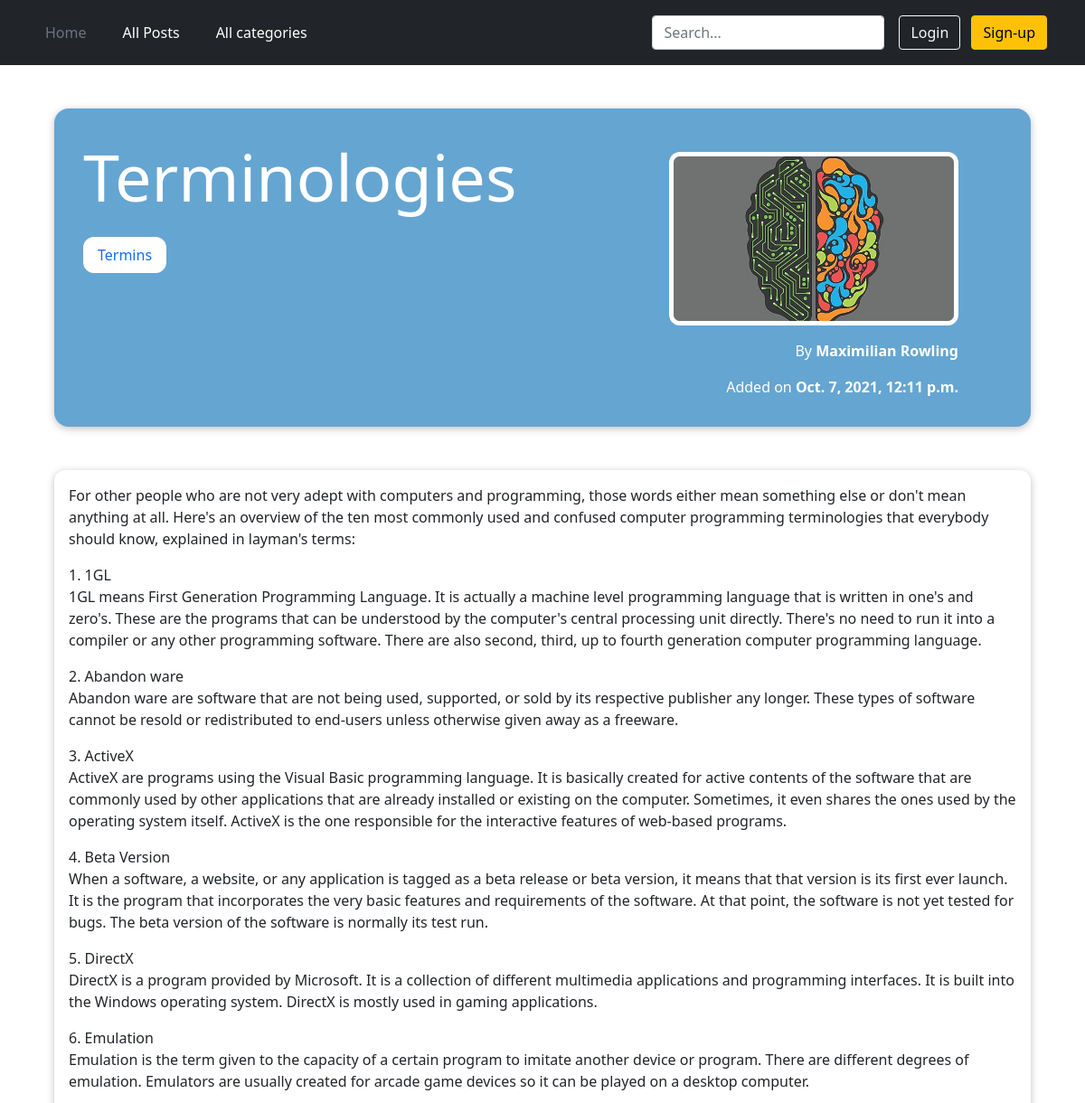
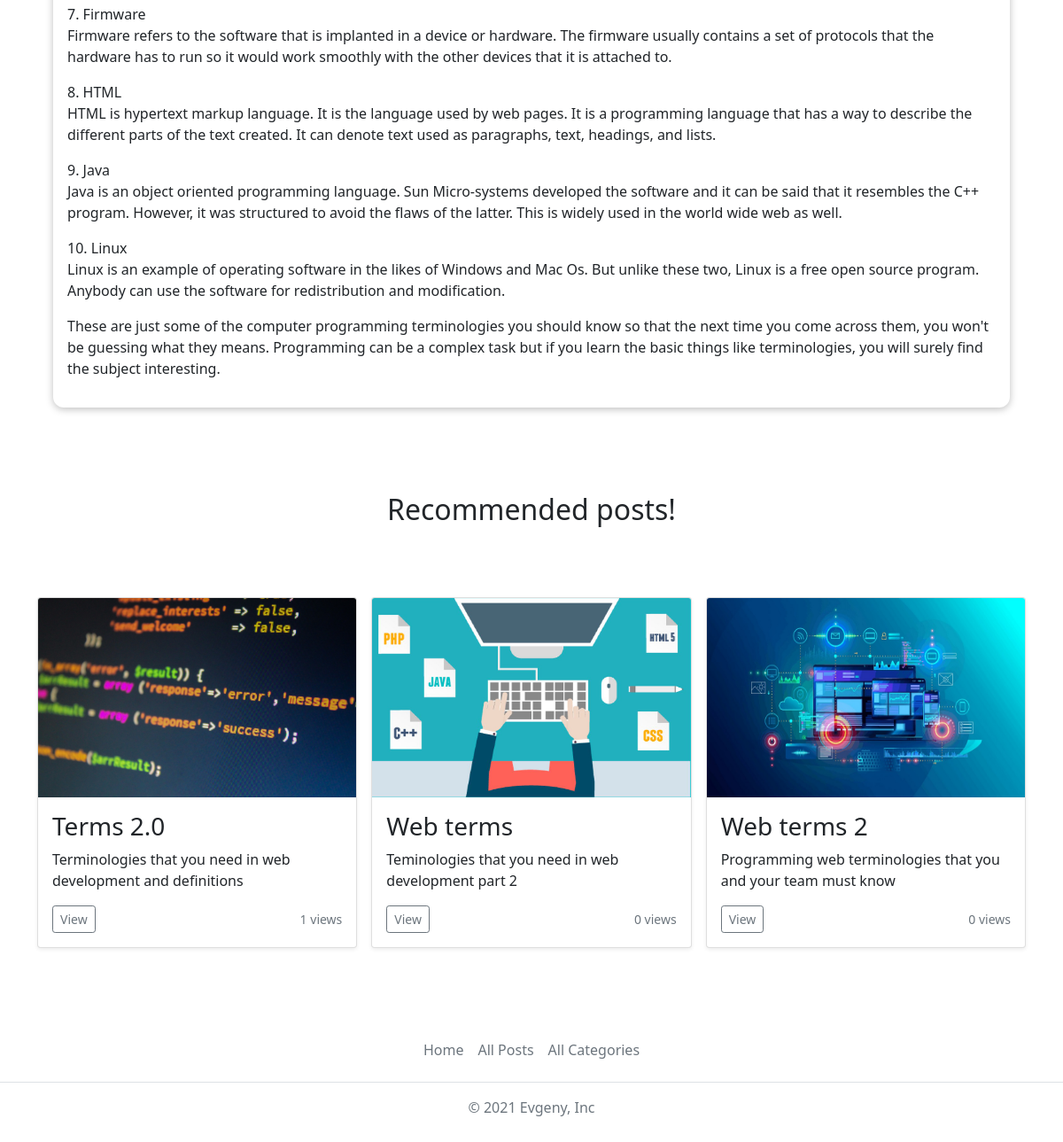
/posts/terminologies, run on the app's committed database (2 pictures, top to bottom).
### blog/models.py (models this page shows, shortened)
class Post(models.Model):
    title = models.CharField(max_length=20)
    views = models.IntegerField(default=0)
    excerpt = models.CharField(max_length=100)
    image = models.ImageField(upload_to='posts', null=True)
    date_time = models.DateTimeField(auto_now_add=True, null=True)
    slug = models.SlugField(unique=True)
    content = models.TextField(validators=[MinLengthValidator(10)])
    author = models.ForeignKey(Author, on_delete=models.SET_NULL, null=True, related_name="posts")
    tags = models.ManyToManyField(Tag)

class Tag(models.Model):
    caption = models.CharField(max_length=10)
    slug = models.SlugField(unique=True, null=True)
    def __str__(self):
        return self.caption

class Author(models.Model):
    first_name = models.CharField(max_length=100)
    last_name = models.CharField(max_length=100)
    email = models.EmailField(max_length=150)
    def full_name(self):
        return f'{self.first_name} {self.last_name}'
    def __str__(self):
        return self.full_name()

### blog/views.py (the view, shortened to what this page needs)
# urls.py: path('posts/<slug:slug>', views.PostDetailView.as_view(), name='post-detail-page'),
class PostDetailView(View):
    def is_stored_post(self, request, post_id):
        read_later_post_list = request.session.get('read_later_post_list')
        if read_later_post_list is not None:
            is_saved_for_later = post_id in read_later_post_list
        else:
            is_saved_for_later = False
        return is_saved_for_later
    def get(self, request, slug):
        post = Post.objects.get(slug=slug)
        related_posts = Post.objects.filter(tags__in=post.tags.all()).exclude(slug=slug)[:3]
        try:
            if UserSeenPosts.objects.filter(post=post, user=request.user).exists():
                pass
            else:
                post.views += 1
                post.save()
                UserSeenPosts.objects.create(user=request.user, post=post)
        except:
            pass
        context = {
            'post': post,
            'post_tags': post.tags.all(),
            'related_posts': related_posts,
            'comment_form': CommentForm(),
            'all_comments': post.comments.all().order_by('-date_time'),
            'saved_for_later': self.is_stored_post(request, post.id)
        }
        return render(request, 'blog/post-detail.html', context)

### blog/forms.py
class CommentForm(forms.ModelForm):
    class Meta:
        model = Comment
        exclude = ['post']
        labels = {
            'user_text': 'Leave your comment:'
        }

### blog/templates/blog/post-detail.html (shortened to what this page needs)
{% extends 'base.html' %}
{% load static %}
{% block css_files %}
    <link rel="stylesheet" href="{% static 'blog/post-detail.css' %}">
{% endblock %}
{% block content%}
<section class="summary">
    <h2 class="summary_h2">{{ post.title }}</h2>
    <div class="tags">
        {% for tag in post_tags %}
            <div class="tag">
                <a href="{% url 'category-page' tag.slug %}">
                    {{ tag }}
                </a>
            </div>
        {% endfor %}
    </div>
    <article class="sum_article">
        <img src="{{ post.image.url }}" class="sum_article_img">
        <address>By <a href="mailto:{{ post.author.email }}" class="sum_a">{{ post.author }}</a></address>
        <div>
            Added on
            <time class="sum_time">{{ post.date_time }}</time>
        </div>
    </article>
</section>
<main>
    {{ post.content|linebreaks }}
</main>
{% if related_posts %}
  <div class="album py-5">
    <h2 class="recommended-title">Recommended posts!</h2>
    <div class="container foo">
        <div class="row row-cols-1 row-cols-sm-2 row-cols-md-3 g-3">
            {% for post in related_posts %}
                {% include 'blog/includes/post.html' %}
            {% endfor %}
        </div>
    </div>
  </div>
{% endif %}
{% endblock %}

### blog/templates/blog/includes/post.html
{% load static %}
{% block css_files%}
    <link href="https://getbootstrap.com/docs/5.1/dist/css/bootstrap.min.css" rel="stylesheet">
{% endblock %}
 <div class="col">
  <div class="card shadow-sm">
      <img src="{{ post.image.url }}" class="bd-placeholder-img card-img-top" width="100%" height="225">
    <div class="card-body">
      <h3 class="card-text">{{ post.title }}</h3>
      <p class="card-text">{{ post.excerpt }}</p>
      <div class="d-flex justify-content-between align-items-center">
        <div class="btn-group">
            <a href="{% url 'post-detail-page' post.slug %}">
                <button type="button" class="btn btn-sm btn-outline-secondary">View</button>
            </a>
        </div>
        <small class="text-muted">{{ post.views }} views</small>
      </div>
    </div>
  </div>
 </div>

### static/base.css (style rules this page uses)
html { height: 100%; }
body { position: relative; }
.foo { margin-bottom: 200px; }

### blog/static/blog/post-detail.css (style rules this page uses)
body { background-color: #e7e7e7; }
.summary { margin: 3rem auto 3rem auto; padding: 2rem; width: 90%; max-width: 90rem; border-radius: 16px; background-color: #65A5D1; position: relative; box-shadow: 0 2px 8px rgba(0, 0, 0, 0.25); height: 22rem; }
.summary_h2 { color: white; font-size: 4.5rem; margin-bottom: 1.5rem; }
.sum_article { position: absolute; top: 2rem; right: 3rem; padding: 1rem 2rem; border-radius: 12px; text-align: right; color: white; }
.sum_article_img { width: 20rem; height: 12rem; border-radius: 12px; border: 5px solid white; margin-bottom: 1rem; }
.sum_a { font-weight: bold; color: white; text-decoration: none; }
.sum_time { font-weight: bold; }
main { width: 90%; max-width: 90rem; margin: 3rem auto; background-color: white; padding: 1rem; border-radius: 12px; box-shadow: 0 2px 8px rgba(0, 0, 0, 0.25); }
.tags { display: flex; }
.tag { background-color: white; color: #390281; padding: 0.5rem 1rem; border-radius: 12px; margin-right: 1rem; }
.tag a { text-decoration: none; text-weight: bold; }
.recommended-title { text-align: center; margin-bottom: 5rem; }

### data on the page
Post: title "Terminologies", image (picture), author "Maximilian Rowling", date_time "Oct. 7, 2021, 12:11 p.m.", content "For other people who are not very adept with computers and programming, those words either mean something else or don't mean anything at all. Here's an overview of the ten most commonly used and confused computer programming terminologies that everybody should know, explained in layman's terms: 1. 1GL 1GL means First Generation Programming Language. It is actually a machine level programming language that is written in one's and zero's. These are the programs that can be understood by the computer's central processing unit directly. There's no need to run it into a compiler or any other programming software. There are also second, third, up to fourth generation computer programming…"
Tag: caption "Termins"
Post: image (picture), title "Terms 2.0", excerpt "Terminologies that you need in web development and definitions", views "1"
Post: image (picture), title "Web terms", excerpt "Teminologies that you need in web development part 2", views "0"
Post: image (picture), title "Web terms 2", excerpt "Programming web terminologies that you and your team must know", views "0"
